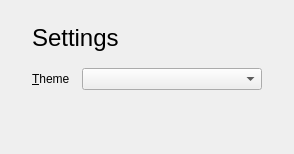
<?xml version="1.0" encoding="UTF-8"?>
<ui version="4.0">
 <class>SettingsPage</class>
 <widget class="QWidget" name="SettingsPage">
  <layout class="QVBoxLayout" name="page_layout">
   <property name="spacing"><number>12</number></property>
   <property name="leftMargin"><number>32</number></property>
   <property name="topMargin"><number>24</number></property>
   <property name="rightMargin"><number>32</number></property>
   <property name="bottomMargin"><number>24</number></property>
   <item>
    <widget class="QLabel" name="heading">
     <property name="font"><font><pointsize>18</pointsize></font></property>
     <property name="text"><string>Settings</string></property>
    </widget>
   </item>
   <item>
    <spacer name="heading_gap">
     <property name="orientation"><enum>Qt::Orientation::Vertical</enum></property>
     <property name="sizeType"><enum>QSizePolicy::Policy::Fixed</enum></property>
     <property name="sizeHint" stdset="0"><size><width>20</width><height>4</height></size></property>
    </spacer>
   </item>
   <item>
    <layout class="QFormLayout" name="fields">
     <property name="fieldGrowthPolicy"><enum>QFormLayout::FieldGrowthPolicy::FieldsStayAtSizeHint</enum></property>
     <property name="horizontalSpacing"><number>12</number></property>
     <item row="0" column="0"><widget class="QLabel" name="theme_label">
         <property name="text"><string>&amp;Theme</string></property>
         <property name="buddy"><cstring>theme_combo</cstring></property>
        </widget></item>
     <item row="0" column="1">
      <widget class="QComboBox" name="theme_combo">
       <property name="minimumSize"><size><width>180</width><height>0</height></size></property>
      </widget>
     </item>
    </layout>
   </item>
   <item>
    <spacer name="filler">
     <property name="orientation"><enum>Qt::Orientation::Vertical</enum></property>
     <property name="sizeHint" stdset="0"><size><width>20</width><height>40</height></size></property>
    </spacer>
   </item>
  </layout>
 </widget>
 <resources/>
 <connections/>
</ui>
